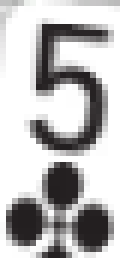
#> input picture poker/tests/test_cards/5C.png, 20 x 43 px (shown 6 times larger)
$ python generate_card_templates.py
#> lines starting #> are read from the running program, lines starting #| are printed output that depends on the picture
#!/usr/bin/env python3
"""
Generate 52 card templates matching GGPoker card corner style.

Creates synthetic rank+suit corner images that match the existing templates
found in sys_core/tests/test_cards/ (20x43 or 29x43 pixels, white background,
dark rank text with suit symbol below).

These templates are used by the Rust OCR engine for card detection via
template matching (TM_SQDIFF_NORMED).

Usage:
    python scripts/generate_card_templates.py
    python scripts/generate_card_templates.py --output poker_ocr/assets/card_templates/
"""

import argparse
import os
import sys
from pathlib import Path

from PIL import Image, ImageDraw, ImageFont


# Card definitions
RANKS = ['A', 'K', 'Q', 'J', '10', '9', '8', '7', '6', '5', '4', '3', '2']
SUITS = {
    'H': {'symbol': '\u2665', 'color': (180, 30, 30)},   # Hearts - dark red
    'D': {'symbol': '\u2666', 'color': (180, 30, 30)},   # Diamonds - dark red
    'C': {'symbol': '\u2663', 'color': (50, 50, 50)},    # Clubs - dark/black
    'S': {'symbol': '\u2660', 'color': (50, 50, 50)},    # Spades - dark/black
}

# Template dimensions matching existing templates
# Narrow ranks (2-7, 9): 20x43
# Wide ranks (A, K, Q, J, 8, 10): 29x43
NARROW_RANKS = {'2', '3', '4', '5', '6', '7', '9'}
WIDE_RANKS = {'A', 'K', 'Q', 'J', '8', '10'}
TEMPLATE_HEIGHT = 43
NARROW_WIDTH = 20
WIDE_WIDTH = 29

# Background color (white card)
BG_COLOR = (255, 255, 255)


def find_font(size: int):
    """Find a suitable font for card rendering."""
    # Try common macOS fonts that look like poker card text
    font_paths = [
        '/System/Library/Fonts/Helvetica.ttc',
        '/System/Library/Fonts/HelveticaNeue.ttc',
        '/System/Library/Fonts/SFNSText.ttf',
        '/System/Library/Fonts/SFCompact.ttf',
        '/System/Library/Fonts/SFNS.ttf',
        '/Library/Fonts/Arial.ttf',
        '/System/Library/Fonts/Supplemental/Arial.ttf',
        '/System/Library/Fonts/Supplemental/Arial Bold.ttf',
        '/System/Library/Fonts/Supplemental/Helvetica.ttc',
    ]
    for fp in font_paths:
        if os.path.exists(fp):
            try:
                return ImageFont.truetype(fp, size)
            except Exception:
                continue
    # Fallback to default
    return ImageFont.load_default()


def find_symbol_font(size: int):
    """Find a font that renders suit symbols well."""
    # Suit symbols are Unicode, need a font that supports them
    font_paths = [
        '/System/Library/Fonts/Supplemental/Arial Unicode.ttf',
        '/System/Library/Fonts/Apple Symbols.ttf',
        '/System/Library/Fonts/Helvetica.ttc',
        '/System/Library/Fonts/SFNS.ttf',
        '/System/Library/Fonts/Supplemental/Arial.ttf',
    ]
    for fp in font_paths:
        if os.path.exists(fp):
            try:
                return ImageFont.truetype(fp, size)
            except Exception:
                continue
    return ImageFont.load_default()


def generate_card_template(rank: str, suit: str, output_dir: Path) -> Path:
    """Generate a single card corner template."""
    suit_info = SUITS[suit]
    is_wide = rank in WIDE_RANKS
    width = WIDE_WIDTH if is_wide else NARROW_WIDTH
    height = TEMPLATE_HEIGHT

    img = Image.new('RGB', (width, height), BG_COLOR)
    draw = ImageDraw.Draw(img)

    # Rank text - positioned at top
    rank_size = 18 if rank != '10' else 14
    rank_font = find_font(rank_size)

    # Get rank text bounds
    rank_bbox = draw.textbbox((0, 0), rank, font=rank_font)
    rank_w = rank_bbox[2] - rank_bbox[0]
    rank_h = rank_bbox[3] - rank_bbox[1]

    # Center rank horizontally, position near top
    rank_x = (width - rank_w) // 2
    rank_y = 1 - rank_bbox[1]  # Offset by top bearing

    # Rank color matches suit color (red for H/D, black for S/C)
    draw.text((rank_x, rank_y), rank, fill=suit_info['color'], font=rank_font)

    # Suit symbol - positioned below rank
    suit_size = 16
    suit_font = find_symbol_font(suit_size)
    symbol = suit_info['symbol']

    suit_bbox = draw.textbbox((0, 0), symbol, font=suit_font)
    suit_w = suit_bbox[2] - suit_bbox[0]

    suit_x = (width - suit_w) // 2
    suit_y = rank_y + rank_h + 1

    draw.text((suit_x, suit_y), symbol, fill=suit_info['color'], font=suit_font)

    # Save
    card_code = f"{rank}{suit}"
    out_path = output_dir / f"{card_code}.png"
    img.save(str(out_path))
    return out_path


def generate_all_templates(output_dir: str) -> int:
    """Generate all 52 card templates."""
#> called with output_dir = 'poker_ocr/assets/card_templates/'
    output_path = Path(output_dir)
    output_path.mkdir(parents=True, exist_ok=True)

    count = 0
    for rank in RANKS:
        for suit in SUITS:
            try:
                path = generate_card_template(rank, suit, output_path)
                count += 1
                print(f"  Generated {rank}{suit} -> {path}")
            except Exception as e:
                print(f"  FAILED {rank}{suit}: {e}")
#> this loop made 13 passes
#> pass 1, in generate_card_template, `img.save(str(out_path))`:
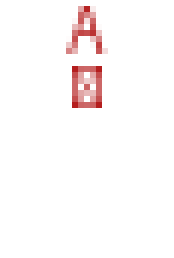
#> saved as AH.png: PIL image 29x43 RGB (shown 6 times larger); mean R, G, B 252.9, 248.8, 248.8
#> pass 1, in generate_card_template (call 3), `img.save(str(out_path))`:
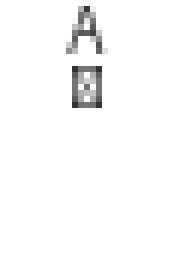
#> saved as AC.png: PIL image 29x43 RGB (shown 6 times larger); min 50, max 255, mean 249.4
#> pass 2, in generate_card_template (call 5), `img.save(str(out_path))`:
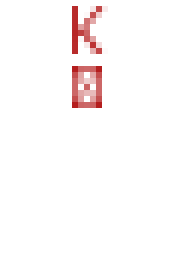
#> saved as KH.png: PIL image 29x43 RGB (shown 6 times larger); mean R, G, B 252.8, 248.4, 248.4

    print(f"\nGenerated {count}/52 templates in {output_dir}")
    return count


def copy_existing_templates(test_cards_dir: str, output_dir: str) -> int:
    """Copy existing real templates from test_cards, overwriting synthetic ones.

    Skips known mislabeled files (8S.png is actually QS).
    """
#> called with test_cards_dir = 'sys_core/tests/test_cards/', output_dir = 'poker_ocr/assets/card_templates/'
    test_path = Path(test_cards_dir)
    output_path = Path(output_dir)
    count = 0

    # Known mislabeled templates - skip these
    SKIP = {'8S.png'}  # 8S.png is actually a copy of QS.png

    if not test_path.exists():
        return 0

    for png in test_path.glob('*.png'):
        if png.name in SKIP:
            print(f"  Skipped mislabeled: {png.name}")
            continue
        dest = output_path / png.name
        img = Image.open(png)
#> img is the input picture: PIL image 20x43 RGB; mean R, G, B 187.4, 186.3, 186.5
        img.save(str(dest))
        count += 1
        print(f"  Copied real template: {png.name}")

    return count


def main():
    parser = argparse.ArgumentParser(description='Generate card templates for Rust OCR')
    parser.add_argument('--output', type=str,
                        default='poker_ocr/assets/card_templates/',
                        help='Output directory for template PNGs')
    parser.add_argument('--use-existing', action='store_true', default=True,
                        help='Copy existing real templates over synthetic ones')
    parser.add_argument('--test-cards-dir', type=str,
                        default='sys_core/tests/test_cards/',
                        help='Directory with existing real card templates')

    args = parser.parse_args()

    # Change to project root
    project_root = Path(__file__).parent.parent
    os.chdir(project_root)

    print(f"Generating 52 card templates...")
    count = generate_all_templates(args.output)

    if args.use_existing:
        print(f"\nOverwriting with real templates from {args.test_cards_dir}...")
        real_count = copy_existing_templates(args.test_cards_dir, args.output)
        print(f"Copied {real_count} real templates (these are more accurate)")

    print(f"\nDone! {count} templates in {args.output}")
    print("Real templates: AH, 2H, 5C, 6C, 8S, JC, QS")
    print("Synthetic templates: remaining 45 cards")


if __name__ == '__main__':
    main()
